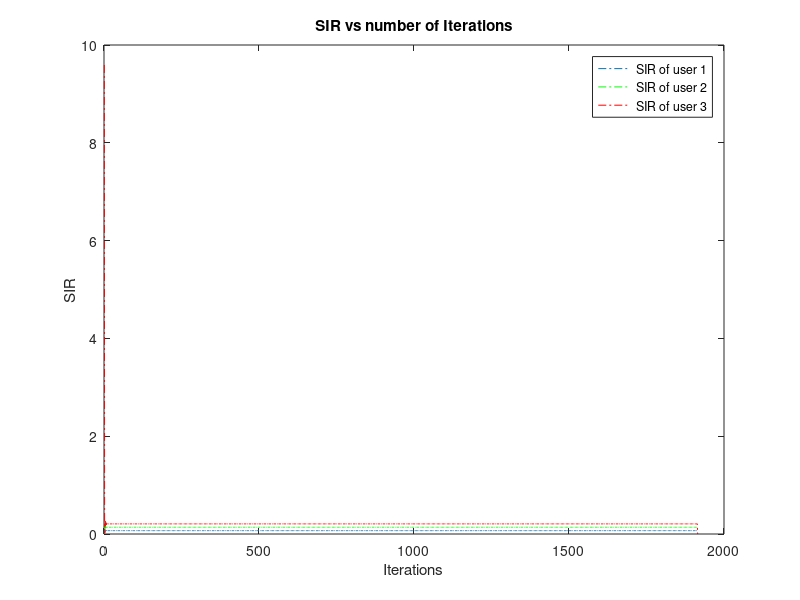
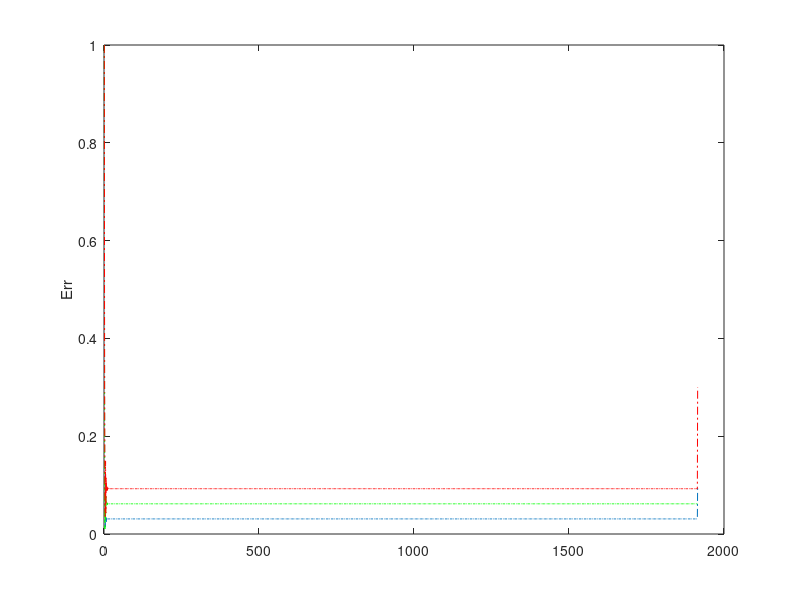

These charts were generated, in order, by the following MATLAB code:
%Author: li.lu
%email: lte_a@qq.com
%Discription: This code is a simulation of L users Distributed Power Control
%algorithm used in OFDM networks. The difference to CDMA is that intra-cell
%interference. This code uses the sources of Alex Dytso(email:
%odytso2@uic.edu) and the words from book "Power Control in Wireless
%Cellular Networks"(by Mung Chiang). Thanks to both authors. 

%Discription: This code is a simulation of K user Distributed Power Control
%Algorithm:  Distributive Power control

%%
clc, clear all, clf


%%%%%%%%%%%%%%%%%%%%%%%%%%%%%%%%%%%%%%%%%%%%%%%%%%%%%%%%%%%%%%%%%%%%%%%%%%%
% System parameter initialization
% L: number of users.
% G: channel gain of amplitude. 
% delta: belonging 
% F: nonnegative matrix. F_{lj} = G_{lj} if l ~= j, and F_{lj} = 0 if l = j
% v: nonnegative vector. v_l = 1/G_{ll}
% pmax: upper bound of the total power constraints.
%%%%%%%%%%%%%%%%%%%%%%%%%%%%%%%%%%%%%%%%%%%%%%%%%%%%%%%%%%%%%%%%%%%%%%%%%%%

L = 3;
G = zeros(L,L);
F = zeros(L,L);
v = zeros(L,1);
N=0.01*ones(L,1); % Noise power at each receiver 
% specify required SIR levels at each receiver
Gamm=[0.1;0.2 ; 0.3]; %target SIR at each receiver
pmax = 0.5; %unit mW
%%

%init G
for l = 1:1:L
    for j = 1:1:L
        if l~= j
            G(l,j) = rand(1,1);
        else
            G(l,j) = rand(1,1);
        end
    end
end
%%

%init F v
for l = 1:1:L
    for j = 1:1:L
        if l ~= j
            F(l,j) = G(l,j)/G(l,l);
        else
            F(l,j) = 0;
        end
    end
    v(l) = N(l)*Gamm(l)/G(l,l);
end





P=pmax*ones(L,1); % initial transmit Power
a=diag(G);D=diag(a);
SIR=D*P./(F*D*P+N);



%algorithm starts here
iterations=1;
Err=ones(L,1); %some initial error value  
while max(Err)>0.000001  % I choose maximum erro to be a divergence criteria
     
    P=(Gamm./SIR(:,iterations)).*P; % New power used by transmitters
    iterations=iterations+1;
    SIR(:,iterations)=D*P./(F*D*P+N);% new SIR
    
    Err(:,iterations)=abs(Gamm- SIR(:,iterations)); %error
   
    
    
end
    
%ploting 

x=1:iterations
figure(1)
plot(x,SIR(1,:),'-.',x,SIR(2,:),'-.g',x,SIR(3,:),'-.r')
 xlabel('Iterations')
 ylabel('SIR')
 title('SIR vs number of Iterations');
     legend(' SIR of user 1',' SIR of user 2',' SIR of user 3');

figure(2)
plot(x,Err(1,:),'-.',x,Err(2,:),'-.g',x,Err(3,:),'-.r')
 ylabel('Err')


